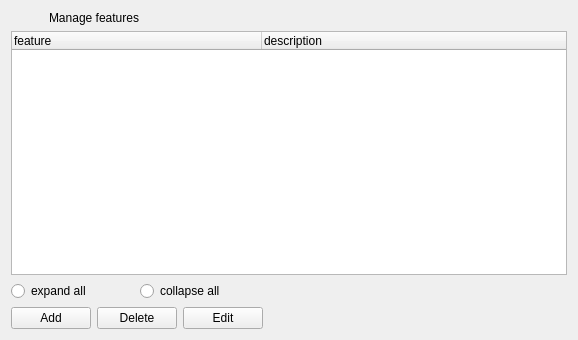
<?xml version="1.0" encoding="UTF-8"?>
<ui version="4.0">
 <class>features_form</class>
 <widget class="QWidget" name="features_form">
  <property name="geometry">
   <rect>
    <x>0</x>
    <y>0</y>
    <width>578</width>
    <height>340</height>
   </rect>
  </property>
  <property name="windowTitle">
   <string>Features</string>
  </property>
  <layout class="QGridLayout" name="gridLayout">
   <item row="1" column="0" colspan="2">
    <widget class="QTreeWidget" name="feature">
     <property name="itemsExpandable">
      <bool>true</bool>
     </property>
     <property name="doctype" stdset="0">
      <string notr="true">FeatureHierarchyRequest.simpleform</string>
     </property>
     <property name="rootelement" stdset="0">
      <string notr="true">feature</string>
     </property>
     <property name="state" stdset="0">
      <string notr="true">{global.featureState}</string>
     </property>
     <property name="action" stdset="0">
      <string notr="true">read</string>
     </property>
     <attribute name="headerDefaultSectionSize">
      <number>250</number>
     </attribute>
     <column>
      <property name="text">
       <string>feature</string>
      </property>
     </column>
     <column>
      <property name="text">
       <string>description</string>
      </property>
     </column>
    </widget>
   </item>
   <item row="2" column="0">
    <layout class="QHBoxLayout" name="horizontalLayout_2">
     <item>
      <widget class="QRadioButton" name="radioButton">
       <property name="text">
        <string>expand all</string>
       </property>
      </widget>
     </item>
     <item>
      <widget class="QRadioButton" name="radioButton_2">
       <property name="text">
        <string>collapse all</string>
       </property>
      </widget>
     </item>
    </layout>
   </item>
   <item row="2" column="1">
    <spacer name="horizontalSpacer">
     <property name="orientation">
      <enum>Qt::Horizontal</enum>
     </property>
     <property name="sizeHint" stdset="0">
      <size>
       <width>40</width>
       <height>20</height>
      </size>
     </property>
    </spacer>
   </item>
   <item row="4" column="0">
    <layout class="QHBoxLayout" name="horizontalLayout">
     <item>
      <widget class="QPushButton" name="add">
       <property name="text">
        <string>Add</string>
       </property>
       <property name="form" stdset="0">
        <string notr="true">feature_add</string>
       </property>
       <property name="global.id" stdset="0">
        <string notr="true">{feature.id}</string>
       </property>
       <property name="global.featureState" stdset="0">
        <string notr="true">{feature.state}</string>
       </property>
      </widget>
     </item>
     <item>
      <widget class="QPushButton" name="delete_2">
       <property name="text">
        <string>Delete</string>
       </property>
       <property name="doctype" stdset="0">
        <string notr="true">Feature.simpleform</string>
       </property>
       <property name="rootelement" stdset="0">
        <string notr="true">feature</string>
       </property>
       <property name="action" stdset="0">
        <string notr="true">delete</string>
       </property>
       <property name="form" stdset="0">
        <string notr="true">features</string>
       </property>
       <property name="id" stdset="0">
        <string>{feature.id}</string>
       </property>
       <property name="global.featureState" stdset="0">
        <string notr="true">{feature.state}</string>
       </property>
      </widget>
     </item>
     <item>
      <widget class="QPushButton" name="edit">
       <property name="text">
        <string>Edit</string>
       </property>
       <property name="form" stdset="0">
        <string notr="true">feature_edit</string>
       </property>
       <property name="global.id" stdset="0">
        <string notr="true">{feature.id}</string>
       </property>
       <property name="global.featureState" stdset="0">
        <string notr="true">{feature.state}</string>
       </property>
      </widget>
     </item>
    </layout>
   </item>
   <item row="0" column="0" colspan="2">
    <layout class="QHBoxLayout" name="horizontalLayout_3">
     <item>
      <widget class="QLabel" name="label_2">
       <property name="maximumSize">
        <size>
         <width>32</width>
         <height>32</height>
        </size>
       </property>
       <property name="text">
        <string/>
       </property>
       <property name="pixmap">
        <pixmap resource="../qtclient.qrc">:/images/chart_organisation.png</pixmap>
       </property>
      </widget>
     </item>
     <item>
      <widget class="QLabel" name="label">
       <property name="text">
        <string>Manage features</string>
       </property>
      </widget>
     </item>
    </layout>
   </item>
  </layout>
 </widget>
 <tabstops>
  <tabstop>feature</tabstop>
  <tabstop>radioButton</tabstop>
  <tabstop>radioButton_2</tabstop>
  <tabstop>add</tabstop>
  <tabstop>delete_2</tabstop>
  <tabstop>edit</tabstop>
 </tabstops>
 <resources>
  <include location="../qtclient.qrc"/>
  <include location="../qtclient.qrc"/>
 </resources>
 <connections>
  <connection>
   <sender>radioButton</sender>
   <signal>toggled(bool)</signal>
   <receiver>feature</receiver>
   <slot>expandAll()</slot>
   <hints>
    <hint type="sourcelabel">
     <x>65</x>
     <y>297</y>
    </hint>
    <hint type="destinationlabel">
     <x>56</x>
     <y>222</y>
    </hint>
   </hints>
  </connection>
  <connection>
   <sender>radioButton_2</sender>
   <signal>toggled(bool)</signal>
   <receiver>feature</receiver>
   <slot>collapseAll()</slot>
   <hints>
    <hint type="sourcelabel">
     <x>398</x>
     <y>297</y>
    </hint>
    <hint type="destinationlabel">
     <x>178</x>
     <y>216</y>
    </hint>
   </hints>
  </connection>
  <connection>
   <sender>feature</sender>
   <signal>doubleClicked(QModelIndex)</signal>
   <receiver>edit</receiver>
   <slot>click()</slot>
   <hints>
    <hint type="sourcelabel">
     <x>260</x>
     <y>108</y>
    </hint>
    <hint type="destinationlabel">
     <x>327</x>
     <y>329</y>
    </hint>
   </hints>
  </connection>
 </connections>
</ui>
